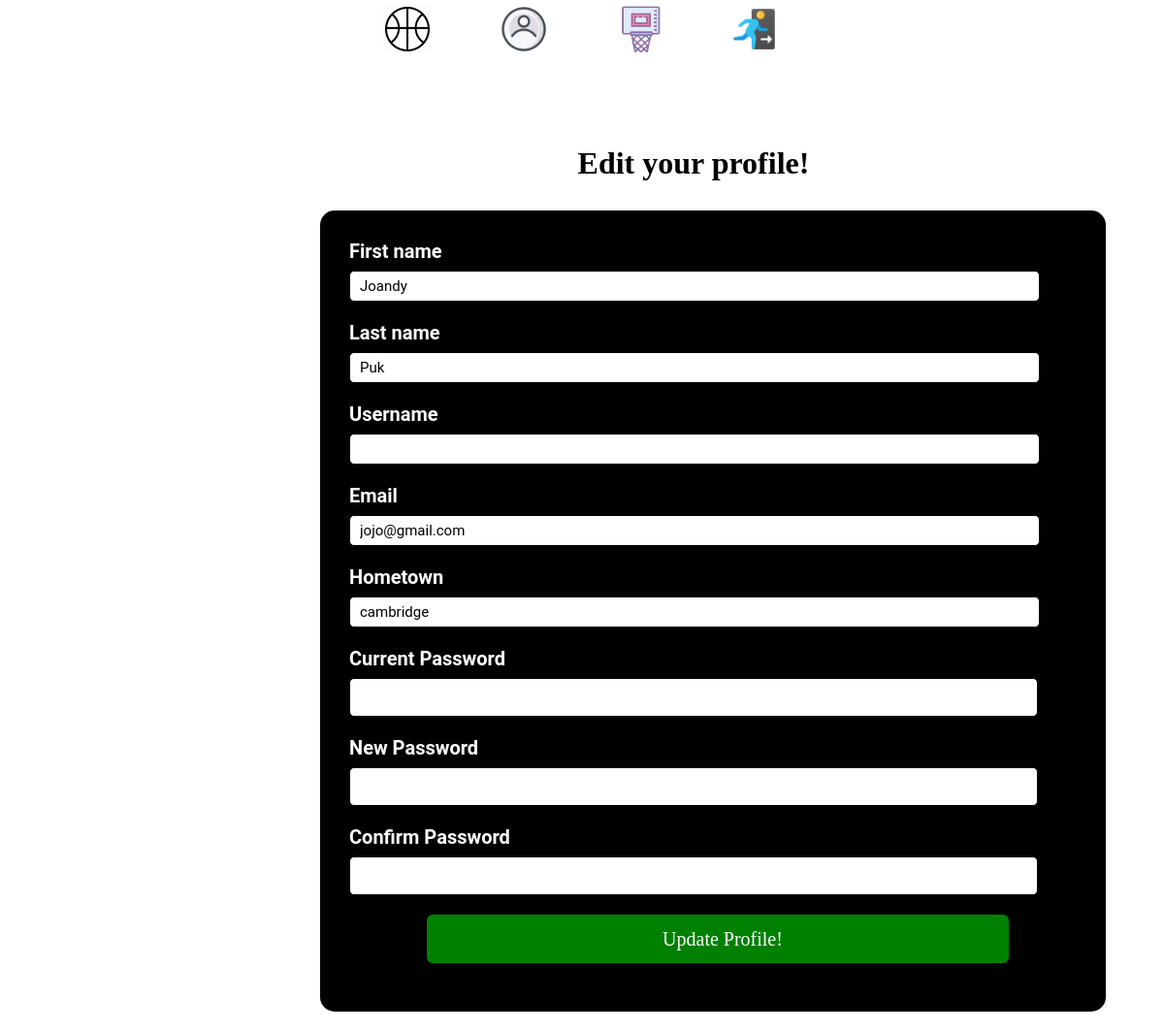
The page /profile/3 on the database its author committed.
### PickupApp/models.py (models this page shows)
class User(models.Model):
    first_Name = models.CharField(max_length=45)
    last_Name = models.CharField(max_length=45)
    age = models.IntegerField()
    hometown  = models.CharField(max_length=45)
    username = models.CharField(max_length=45)
    email = models.TextField()
    password = models.TextField(max_length=45)
    courts = models.ManyToManyField(Court, related_name='players')
    created_at = models.DateTimeField(auto_now_add=True)
    updated_at = models.DateTimeField(auto_now=True)
    objects = UserManager()

### PickupApp/views.py (the view)
# urls.py: path('profile/<int:the_userInfo_id>', views.edit),
def edit(request, the_userInfo_id ):
    context = {
        'UserEditid' : User.objects.get(id=the_userInfo_id)
    }
    return render(request,'profile.html', context )

### PickupApp/templates/profile.html (shortened to what this page needs)
<!DOCTYPE html>
<html lang="en">
<head>
    {% load static %}
    <link rel="stylesheet" href="{% static 'profile.css' %}">
</head>
<body>
    <div id = 'wrapper'>
            <header>
                <nav>
                    <ul class=nav_links >
                    <li><a href ='/user/success'><img src='{% static "images/ball2.gif" %}'></a></li>
                    <li> <a href ='/profile/{{UserEditid.id}}'> <img src='{% static "images/prof.png" %}' ></a</li>
                    <li> <a href ='/AllCourt'><img src='{% static "images/hoop.png" %}'> </a></li>
                    <li><a href ='/user/logout' > <img src='{% static "images/log.png" %}'></a></li>
                    </ul>
                </nav>
            </div>
        <div class='bannerarea'>
            <h1>Edit your profile!</h1>
            <form action='/ProfileUpdate/{{UserEditid.id}}' method="POST">
            <label>First name
                <input type = 'text' name= 'EUserFname' value ='{{UserEditid.first_Name }}'>
            </label>
            <label>Last name
                <input type = 'text' name= 'EUserLname' value= '{{UserEditid.last_Name}}'>
            </label>
            <label>Username
                <input type = 'text' name= 'UserUsername' value ='{{UserEditid.username}}'>
            </label>
            <label>Email
                <input type = 'text' name= 'EUserMail'  value ='{{UserEditid.email}}'>
            </label>
            <label> Hometown
                <input type = 'text' name= 'UserHometown' value ='{{UserEditid.hometown}}'>
            </label>
            <label> Current Password
                <input type = 'password' name= 'oldpass' >
            </label>
            <label> New Password
                <input type = 'password' name= 'newpass' >
            </label>
            <label>Confirm Password
                <input type = 'password' name= 'newconfirmPass'>
            </label>
            <input type='submit' value='Update Profile!'>
        </div>
</body>
</html>

### PickupApp/static/profile.css (style rules this page uses)
* { margin:0; padding:0; }
#wrapper { width:100%; }
header { height: 110px; background: white; width: 100%; z-index: 12; position: fixed; margin: auto; }
.nav_links { list-style: none; padding: 0px 20px; display: flex; justify-content: center; }
.nav_links li a { transition: all 0.3s ease 0s ; }
h1 { margin-left: 0px; text-align: center ; padding-top: 150px;; }
.bannerarea { width: 950px; margin-left: 240px;; top: 130px; }
img { width: 50px; height: 50px; margin-top: 5px; margin-left: 35px; margin-right: 35px; }
form { width:800px; margin: 30px 20px 20px 90px; background-color:black; padding-top: 10px; border-radius: 15px; padding-left: 10px; padding-bottom: 50px; }
label { display: block; margin: 20px; font-family:Roboto ; font-size: 20px; font-weight: 700; color: white; }
input[type=submit] { display: block; margin:auto; padding-bottom: auto; border-radius: 6px; background-color: green; border: 2px; font-size: 20px; width: 600px; height: 50px; color: white; }
input[type=text] { display: block; margin-top:8px; width: 700px; height: 30px; border: 1px solid black; }
input[type=password] { display: block; margin-top:8px; width: 700px; height: 30px; border: 1px solid black; padding: 4px; }
input, textarea { margin: 0; font-family: inherit; font-size: 15px; line-height: inherit; padding-left: 10px ; border-radius: 5px; }

### rows shown on the page
User: EUserFname "Joandy", EUserLname "Puk", EUserMail "jojo@gmail.com", UserHometown "cambridge"
